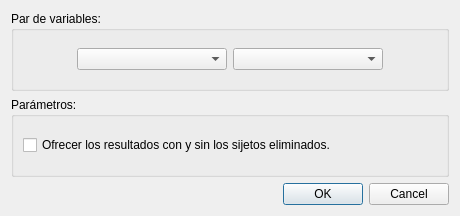
<?xml version="1.0" encoding="UTF-8"?>
<ui version="4.0">
 <class>agregado</class>
 <widget class="QDialog" name="agregado">
  <property name="geometry">
   <rect>
    <x>0</x>
    <y>0</y>
    <width>460</width>
    <height>216</height>
   </rect>
  </property>
  <property name="windowTitle">
   <string>Dialog</string>
  </property>
  <layout class="QGridLayout" name="gridLayout_2">
   <item row="0" column="0">
    <layout class="QGridLayout" name="gridLayout">
     <item row="0" column="0">
      <widget class="QGroupBox" name="groupBox">
       <property name="title">
        <string>Par de variables:</string>
       </property>
       <layout class="QGridLayout" name="gridLayout_3">
        <item row="0" column="2">
         <widget class="QComboBox" name="cb_var2">
          <property name="minimumSize">
           <size>
            <width>150</width>
            <height>0</height>
           </size>
          </property>
         </widget>
        </item>
        <item row="0" column="0">
         <spacer name="horizontalSpacer">
          <property name="orientation">
           <enum>Qt::Horizontal</enum>
          </property>
          <property name="sizeHint" stdset="0">
           <size>
            <width>40</width>
            <height>20</height>
           </size>
          </property>
         </spacer>
        </item>
        <item row="0" column="1">
         <widget class="QComboBox" name="cb_var1">
          <property name="minimumSize">
           <size>
            <width>150</width>
            <height>0</height>
           </size>
          </property>
         </widget>
        </item>
        <item row="0" column="3">
         <spacer name="horizontalSpacer_2">
          <property name="orientation">
           <enum>Qt::Horizontal</enum>
          </property>
          <property name="sizeHint" stdset="0">
           <size>
            <width>40</width>
            <height>20</height>
           </size>
          </property>
         </spacer>
        </item>
       </layout>
      </widget>
     </item>
     <item row="1" column="0">
      <widget class="QGroupBox" name="groupBox_2">
       <property name="title">
        <string>Parámetros:</string>
       </property>
       <layout class="QGridLayout" name="gridLayout_4">
        <item row="0" column="0">
         <widget class="QCheckBox" name="check_opc">
          <property name="sizePolicy">
           <sizepolicy hsizetype="Minimum" vsizetype="Fixed">
            <horstretch>0</horstretch>
            <verstretch>0</verstretch>
           </sizepolicy>
          </property>
          <property name="text">
           <string>Ofrecer los resultados con y sin los sijetos eliminados.</string>
          </property>
         </widget>
        </item>
       </layout>
      </widget>
     </item>
    </layout>
   </item>
   <item row="1" column="0">
    <widget class="QDialogButtonBox" name="buttonBox">
     <property name="orientation">
      <enum>Qt::Horizontal</enum>
     </property>
     <property name="standardButtons">
      <set>QDialogButtonBox::Cancel|QDialogButtonBox::Ok</set>
     </property>
    </widget>
   </item>
  </layout>
 </widget>
 <resources/>
 <connections>
  <connection>
   <sender>buttonBox</sender>
   <signal>accepted()</signal>
   <receiver>agregado</receiver>
   <slot>accept()</slot>
   <hints>
    <hint type="sourcelabel">
     <x>248</x>
     <y>254</y>
    </hint>
    <hint type="destinationlabel">
     <x>157</x>
     <y>274</y>
    </hint>
   </hints>
  </connection>
  <connection>
   <sender>buttonBox</sender>
   <signal>rejected()</signal>
   <receiver>agregado</receiver>
   <slot>reject()</slot>
   <hints>
    <hint type="sourcelabel">
     <x>316</x>
     <y>260</y>
    </hint>
    <hint type="destinationlabel">
     <x>286</x>
     <y>274</y>
    </hint>
   </hints>
  </connection>
 </connections>
</ui>
